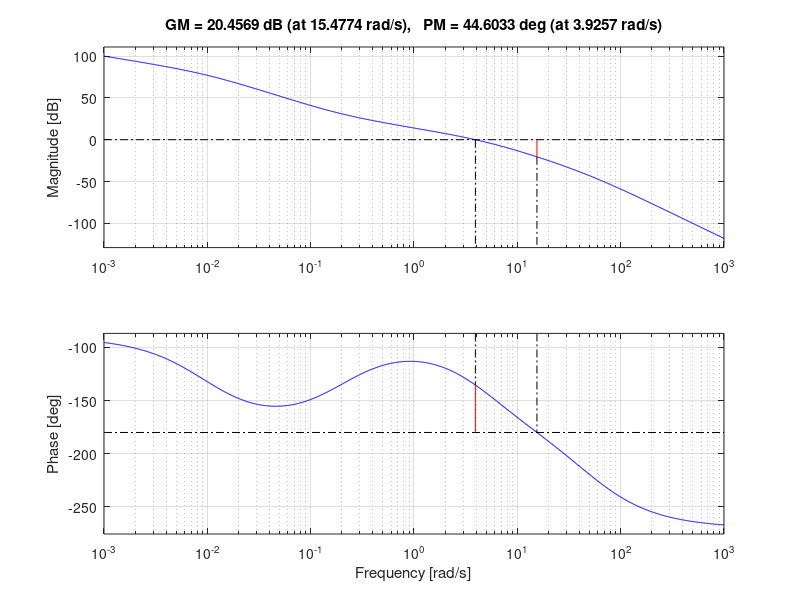
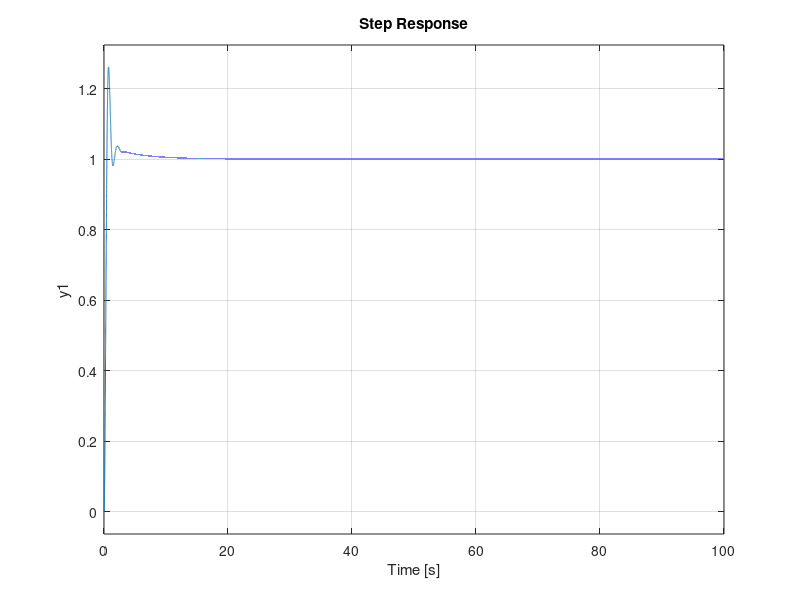
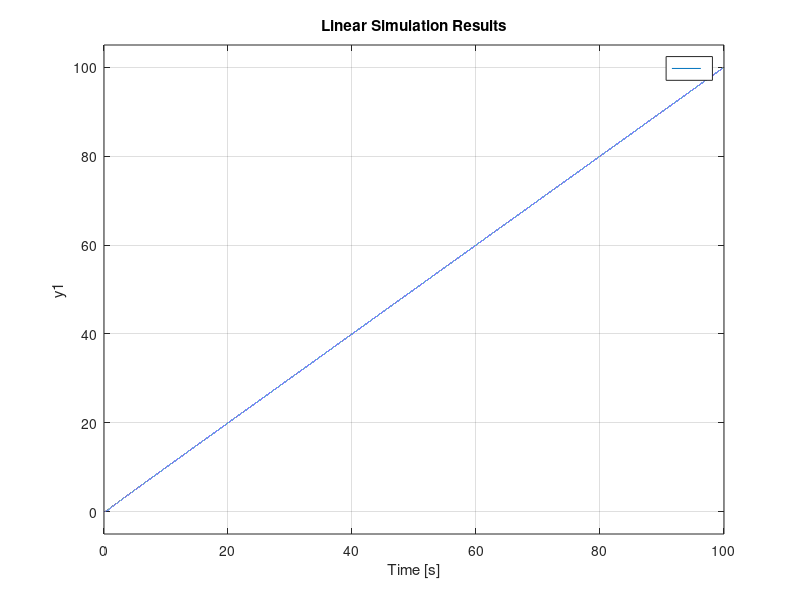

The MATLAB source for these figures, in order:
%% ECEN 4138 HW 11 Problem 6.49
% Ian Faber

%% Housekeeping
clc; clear; close all;

%% Setup
s = tf('s');

t = 0:0.001:100;

K = 5;

G = K/(s*(s/5 + 1)*(s/50 + 1));
C = (s+0.2)/(s+0.01);

L = C*G;

figure
margin(L)

figure
step(feedback(L,1),t)

figure
lsim(feedback(L,1),t,t)
